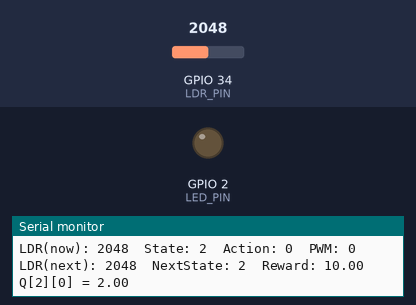
Bench run of a sketch on a simulated ESP32. Parts: output pins drawn as LEDs (lit = HIGH), the last lines printed to the serial monitor. The inputs (shaded band) are chosen by the test bench; at power-on: GPIO 34 (LDR_PIN) = 2048. Random numbers use the default seed unless the sketch sets one.

Above: at 2.2 s.
2.3 s: GPIO 34 (LDR_PIN) set to 1228
At 4.5 s:
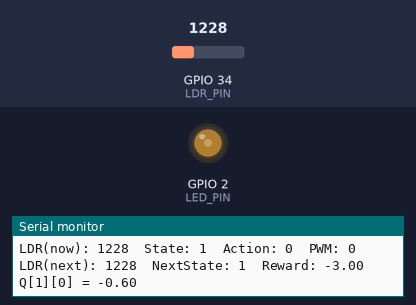
5.8 s: GPIO 34 (LDR_PIN) set to 491
At 9.1 s:
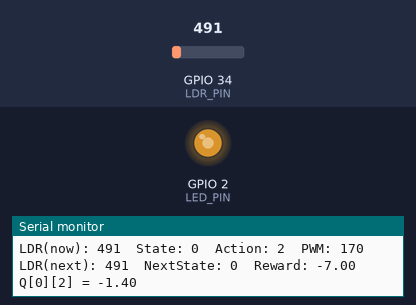
9.3 s: GPIO 34 (LDR_PIN) set to 932
At 12.2 s:
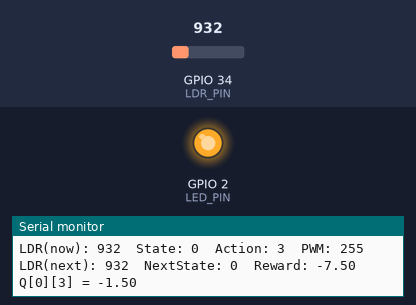
12.7 s: GPIO 34 (LDR_PIN) set to 1026
16.2 s: GPIO 34 (LDR_PIN) set to 1973
19.0 s: GPIO 34 (LDR_PIN) set to 2042
Timing chart, 0 to 21.5 s (numbered marks = the images above; inputs shaded):
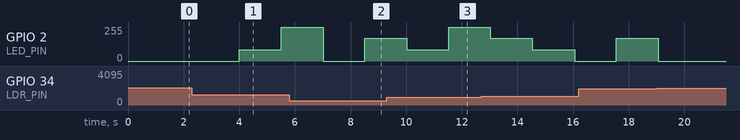

The sketch:

Arduino-code.ino
```cpp
#include <Arduino.h>

// =============================
// Pin configuration
// =============================
const int LDR_PIN = 34;     // ADC pin
const int LED_PIN = 2;      // PWM LED pin

// =============================
// PWM configuration for ESP32
// =============================
const int PWM_CHANNEL = 0;
const int PWM_FREQ = 5000;
const int PWM_RESOLUTION = 8;   // 8-bit => 0..255

// =============================
// RL configuration
// =============================
const int NUM_STATES = 4;
const int NUM_ACTIONS = 4;

// Q-learning parameters
float alpha = 0.2;    // learning rate
float gamma = 0.8;    // discount factor
float epsilon = 0.2;  // exploration probability

// Q-table
float Q[NUM_STATES][NUM_ACTIONS];

// Action values mapped to PWM
int actionPWM[NUM_ACTIONS] = {0, 85, 170, 255};

// =============================
// Light thresholds
// Adjust for your own hardware
// ESP32 ADC range ~ 0..4095
// =============================
int th1 = 1000;
int th2 = 2000;
int th3 = 3000;

// Target state
// We want the room around "Normal"
const int TARGET_STATE = 2;

// =============================
// Helper functions
// =============================

// Convert raw ADC to state
int getState(int ldrValue) {
  if (ldrValue < th1) return 0;       // Dark
  else if (ldrValue < th2) return 1;  // Dim
  else if (ldrValue < th3) return 2;  // Normal
  else return 3;                      // Bright
}

// Reward design
float computeReward(int state, int action) {
  // Base reward for being near target brightness
  int error = abs(TARGET_STATE - state);

  // Energy penalty based on action brightness
  float energyPenalty = 0.0;
  if (action == 1) energyPenalty = 0.5;
  else if (action == 2) energyPenalty = 1.0;
  else if (action == 3) energyPenalty = 1.5;

  // Strong reward if target state is achieved
  if (state == TARGET_STATE) {
    return 10.0 - energyPenalty;
  }

  // Penalty grows with error
  return -3.0 * error - energyPenalty;
}

// Epsilon-greedy action selection
int chooseAction(int state) {
  float r = random(0, 1000) / 1000.0;

  if (r < epsilon) {
    // Explore
    return random(NUM_ACTIONS);
  } else {
    // Exploit
    int bestAction = 0;
    float bestQ = Q[state][0];
    for (int a = 1; a < NUM_ACTIONS; a++) {
      if (Q[state][a] > bestQ) {
        bestQ = Q[state][a];
        bestAction = a;
      }
    }
    return bestAction;
  }
}

// Find max Q for next state
float maxQ(int nextState) {
  float m = Q[nextState][0];
  for (int a = 1; a < NUM_ACTIONS; a++) {
    if (Q[nextState][a] > m) m = Q[nextState][a];
  }
  return m;
}

// Apply LED brightness
void applyAction(int action) {
  ledcWrite(PWM_CHANNEL, actionPWM[action]);
}

// Print Q-table
void printQTable() {
  Serial.println("Q-table:");
  for (int s = 0; s < NUM_STATES; s++) {
    Serial.print("State ");
    Serial.print(s);
    Serial.print(": ");
    for (int a = 0; a < NUM_ACTIONS; a++) {
      Serial.print(Q[s][a], 2);
      Serial.print(" ");
    }
    Serial.println();
  }
  Serial.println();
}

void setup() {
  Serial.begin(115200);
  delay(1000);

  randomSeed(analogRead(35));

  // PWM init
  ledcSetup(PWM_CHANNEL, PWM_FREQ, PWM_RESOLUTION);
  ledcAttachPin(LED_PIN, PWM_CHANNEL);

  // Initialize Q-table to zero
  for (int s = 0; s < NUM_STATES; s++) {
    for (int a = 0; a < NUM_ACTIONS; a++) {
      Q[s][a] = 0.0;
    }
  }

  Serial.println("ESP32 LDR + LED Q-Learning Demo");
}

void loop() {
  // Step 1: observe current state
  int ldrNow = analogRead(LDR_PIN);
  int state = getState(ldrNow);

  // Step 2: choose action
  int action = chooseAction(state);

  // Step 3: apply action
  applyAction(action);

  // Wait for environment to respond
  delay(500);

  // Step 4: observe next state
  int ldrNext = analogRead(LDR_PIN);
  int nextState = getState(ldrNext);

  // Step 5: compute reward
  float reward = computeReward(nextState, action);

  // Step 6: Q-learning update
  Q[state][action] =
      Q[state][action] +
      alpha * (reward + gamma * maxQ(nextState) - Q[state][action]);

  // Serial monitoring
  Serial.print("LDR(now): ");
  Serial.print(ldrNow);
  Serial.print("  State: ");
  Serial.print(state);

  Serial.print("  Action: ");
  Serial.print(action);
  Serial.print("  PWM: ");
  Serial.print(actionPWM[action]);

  Serial.print("  LDR(next): ");
  Serial.print(ldrNext);
  Serial.print("  NextState: ");
  Serial.print(nextState);

  Serial.print("  Reward: ");
  Serial.print(reward, 2);

  Serial.print("  Q[");
  Serial.print(state);
  Serial.print("][");
  Serial.print(action);
  Serial.print("] = ");
  Serial.println(Q[state][action], 2);

  static int counter = 0;
  counter++;
  if (counter % 10 == 0) {
    printQTable();
  }

  delay(1000);
}
```
